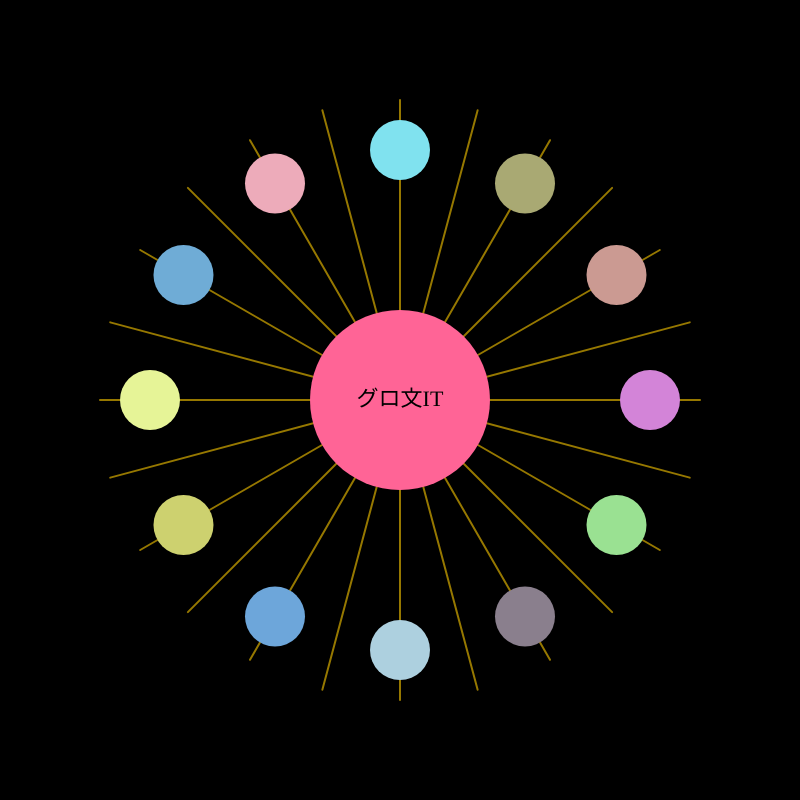
Frame 1 (no input)
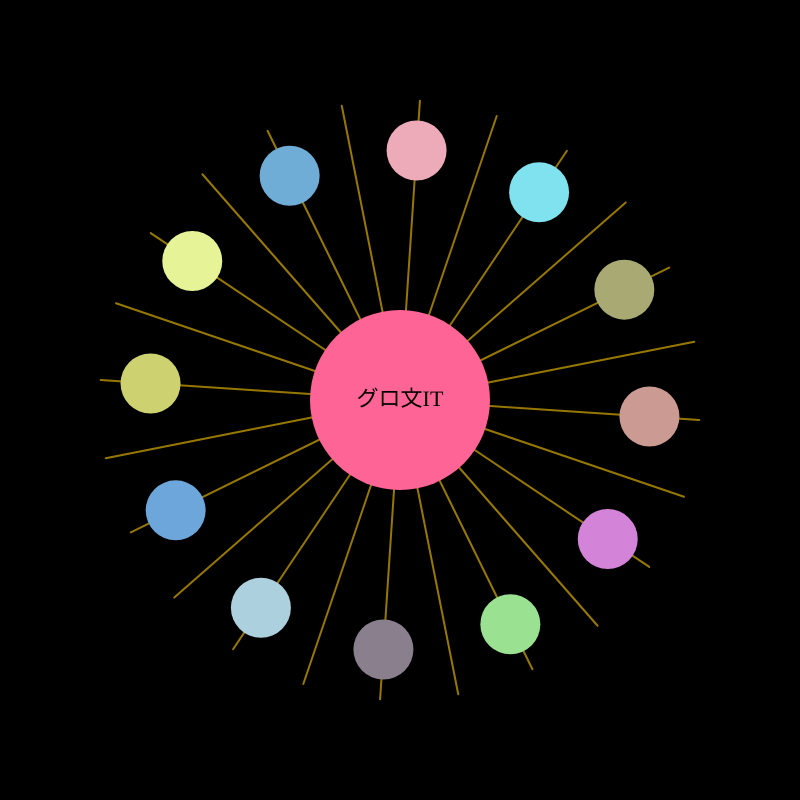
Frame 60 (no input)
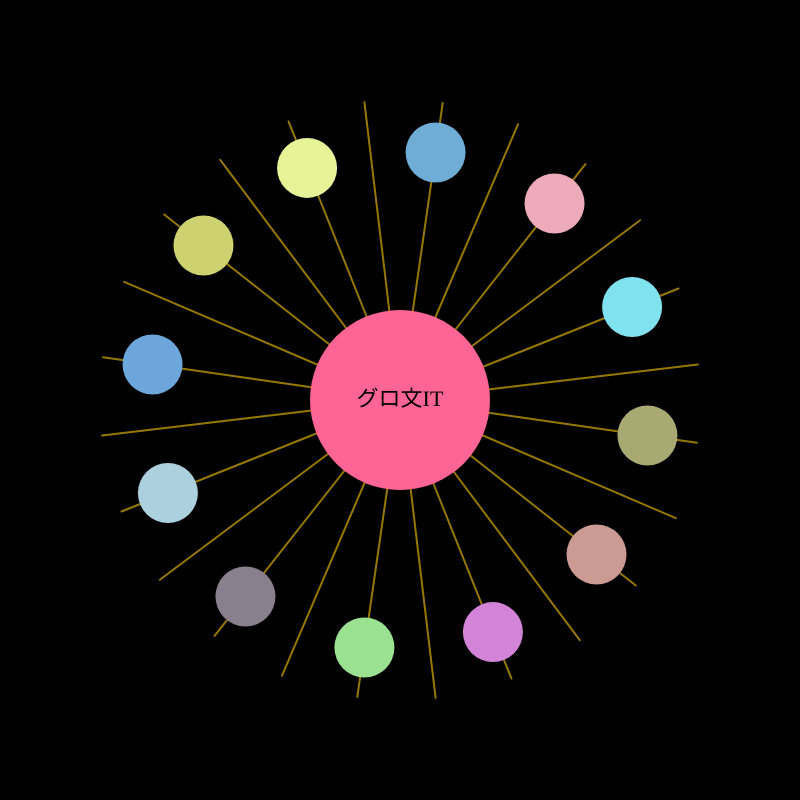
Frame 120 (the mouse pressed at the canvas centre since frame 60)

The p5.js sketch that drew these frames (run headless with seeded random() and noise() and a simulated clock; from frame 60 on, the mouse is pressed at the canvas centre):

// p5.js sketch
// ── sketch.js
// 最終課題を制作しよう

let numCircles = 12; // 外周の円の数
let radius = 250;    // 外周の半径
let centerX, centerY; // 中心位置
let circleColors = []; // 配列で各円の色を管理
let angleOffset = 0;  // 回転のアニメーションオフセット
let lineAngle = 0;    // 放射線のアニメーションオフセット

function setup() {
  createCanvas(800, 800);
  centerX = width / 2;
  centerY = height / 2;
  noStroke();
  initializeColors(); // 配列にランダムな色を設定
  textAlign(CENTER, CENTER);
}

function draw() {
  background(0); // 背景を黒に設定
  drawLogo();    // ロゴを描画
}

function initializeColors() {
  for (let i = 0; i < numCircles; i++) {
    circleColors.push([random(100, 255), random(100, 255), random(100, 255)]);
  }
}

function drawLogo() {
  drawRays(); // 中央から伸びる放射線
  drawCircles(); // 外周の円を描画
  drawCenter(); // 中央の円と文字を描画
}

function drawRays() {
  push();
  translate(centerX, centerY);
  for (let i = 0; i < 24; i++) {
    let angle = TWO_PI / 24 * i + lineAngle;
    let x = cos(angle) * radius * 1.2;
    let y = sin(angle) * radius * 1.2;
    stroke(255, 204, 0, 150); // 放射線の色
    strokeWeight(2);
    line(0, 0, x, y);
  }
  pop();
  lineAngle += 0.01; // 放射線をゆっくり回転
}

function drawCircles() {
  for (let i = 0; i < numCircles; i++) {
    let angle = TWO_PI / numCircles * i + angleOffset; // アニメーションで回転
    let x = centerX + cos(angle) * radius;
    let y = centerY + sin(angle) * radius;

    fill(circleColors[i]); // 配列から色を取得
    ellipse(x, y, 60, 60); // 各円を描画
  }
  angleOffset += 0.01; // 外周円の回転速度
}

function drawCenter() {
  // 中央の円
  fill(255, 100, 150);
  ellipse(centerX, centerY, 180, 180);

  // 中央に「国際人間科学部」の文字
  fill(0);
  textSize(22);
  textFont('Georgia'); // フォント
  text("グロ文IT", centerX, centerY);
}

// キーボード操作で回転速度を変更
function keyPressed() {
  if (key === 'A' || key === 'a') {
    angleOffset += 0.05; // 外周の回転速度を速く
  } else if (key === 'S' || key === 's') {
    angleOffset = max(0, angleOffset - 0.05); // 外周の回転速度を遅く
  }
}
